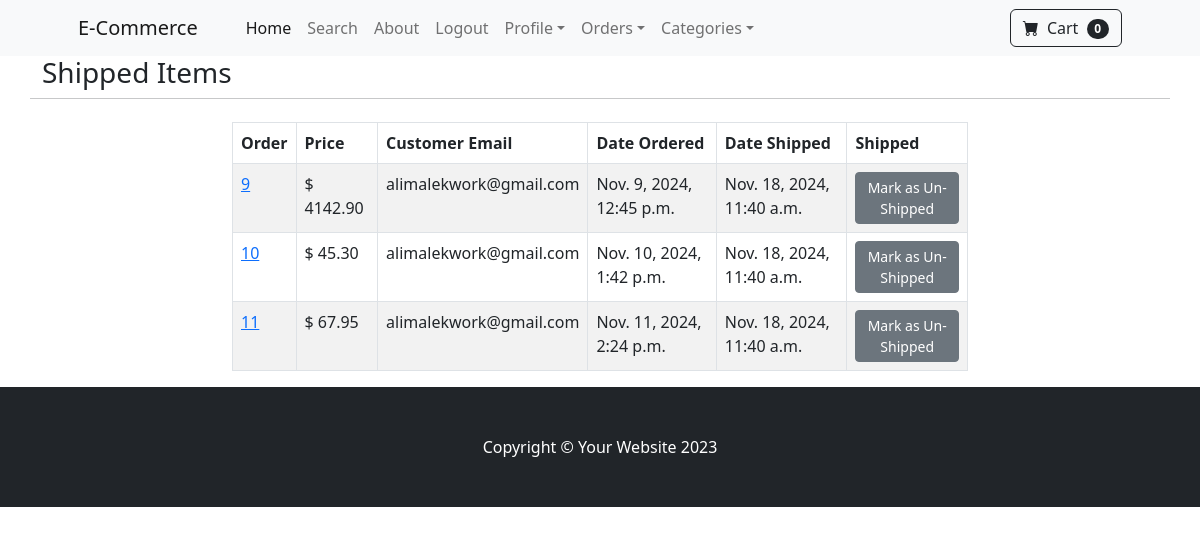
The page /payment/shipped_dash (signed in) on the database its author committed.
### payment/models.py (models this page shows, shortened)
class Order(models.Model):
    user = models.ForeignKey(User, on_delete=models.CASCADE, null=True, blank=True)
    full_name = models.CharField(max_length=250)
    email = models.EmailField(max_length=250)
    shipping_address = models.TextField()
    amount_paid = models.DecimalField(max_digits=10, decimal_places=2)
    date_ordered = models.DateTimeField(auto_now_add=True)
    shipped = models.BooleanField(default=False)
    date_shipped = models.DateTimeField(blank=True, null=True)

### payment/views.py (the view, shortened to what this page needs)
# urls.py: path('shipped_dash', views.shipped_dash, name='shipped_dash'),
def shipped_dash(request):
    if request.user.is_authenticated and request.user.is_superuser:
        orders = Order.objects.filter(shipped=True)
        return render(request, "payment/shipped_dash.html", {'orders': orders})
    else:
        messages.success(request, "Access Denied!")
        return redirect('home')

### cart/cart.py (called while the page is built)
    def __len__(self):
        return len(self.cart)

### cart/context_processors.py (called while the page is built)
def cart(request):
    return {'cart': Cart(request)}

### store/context_processors.py (called while the page is built)
def categories(request):
    categories = Category.objects.all()
    return {'categories': categories}

### payment/templates/payment/shipped_dash.html (shortened to what this page needs)
{% extends 'store/base.html' %}
{% block content %}
        <div class="container">
            <div class="row">
                <h3>Shipped Items</h3>
                <br/>
                <hr>
                <br/>
                    <div class="col-8 mx-auto">
                        <table class="table table-striped table-hover table-bordered">
                          <thead>
                            <tr>
                              <th scope="col">Order</th>
                              <th scope="col">Price</th>
                              <th scope="col">Customer Email</th>
                              <th scope="col">Date Ordered</th>
                              <th scope="col">Date Shipped</th>
                              <th scope="col">Shipped</th>
                            </tr>
                          </thead>
                          <tbody>
                          {% for order in orders %}
                          	 <tr>
                              <td><a href="{% url 'orders' order.id %}">{{ order.id }}</a></td>
                              <td>$ {{ order.amount_paid }}</td>
                              <td>{{ order.email }}</td>
                              <td>{{ order.date_ordered }}</td>
                              <td>{{ order.date_shipped }}</td>
                              <td>
                                  <form method="post">
                                      <button type="submit" class="btn btn-secondary btn-sm">Mark as Un-Shipped</button>
                                  </form>
                              </td>
                            </tr>
                          {% endfor %}
                          </tbody>
                        </table>
                    </div>
            </div>
        </div>
{% endblock %}

### rows shown on the page
Order: id "9", amount_paid "4142.90", email "alimalekwork@gmail.com", date_ordered "Nov. 9, 2024, 12:45 p.m.", date_shipped "Nov. 18, 2024, 11:40 a.m."
Order: id "10", amount_paid "45.30", email "alimalekwork@gmail.com", date_ordered "Nov. 10, 2024, 1:42 p.m.", date_shipped "Nov. 18, 2024, 11:40 a.m."
Order: id "11", amount_paid "67.95", email "alimalekwork@gmail.com", date_ordered "Nov. 11, 2024, 2:24 p.m.", date_shipped "Nov. 18, 2024, 11:40 a.m."

### other values the page prints
{{ cart|length }} "0"
